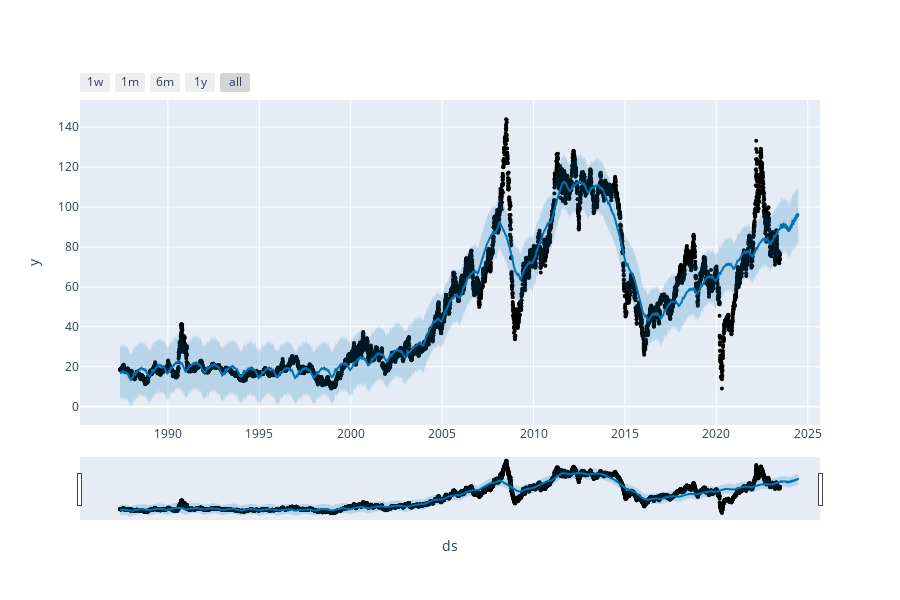

Notebook cell for this chart:
### Code cell
plot_plotly(model, forecast)

### Figure 1 — Plotly figure (JSON) as saved in the notebook; plotly's stock layout.template omitted (floating-point values rounded to 4 significant figures; data arrays with more than 128 entries replaced by an {"elided": "..."} marker saying what was removed)
{"data": [{"marker": {"color": "black", "size": 4}, "mode": "markers", "name": "Actual", "type": "scatter", "x": {"elided": "9161 str values"}, "y": {"elided": "9161 float values"}}, {"hoverinfo": "skip", "line": {"width": 0}, "mode": "lines", "type": "scatter", "x": {"elided": "9526 str values"}, "y": {"elided": "9526 float values"}}, {"fill": "tonexty", "fillcolor": "rgba(0, 114, 178, 0.2)", "line": {"color": "#0072B2", "width": 2}, "mode": "lines", "name": "Predicted", "type": "scatter", "x": {"elided": "9526 str values"}, "y": {"elided": "9526 float values"}}, {"fill": "tonexty", "fillcolor": "rgba(0, 114, 178, 0.2)", "hoverinfo": "skip", "line": {"width": 0}, "mode": "lines", "type": "scatter", "x": {"elided": "9526 str values"}, "y": {"elided": "9526 float values"}}], "layout": {"height": 600, "showlegend": false, "width": 900, "xaxis": {"rangeselector": {"buttons": [{"count": 7, "label": "1w", "step": "day", "stepmode": "backward"}, {"count": 1, "label": "1m", "step": "month", "stepmode": "backward"}, {"count": 6, "label": "6m", "step": "month", "stepmode": "backward"}, {"count": 1, "label": "1y", "step": "year", "stepmode": "backward"}, {"step": "all"}]}, "rangeslider": {"visible": true}, "title": {"text": "ds"}, "type": "date"}, "yaxis": {"title": {"text": "y"}}}}
